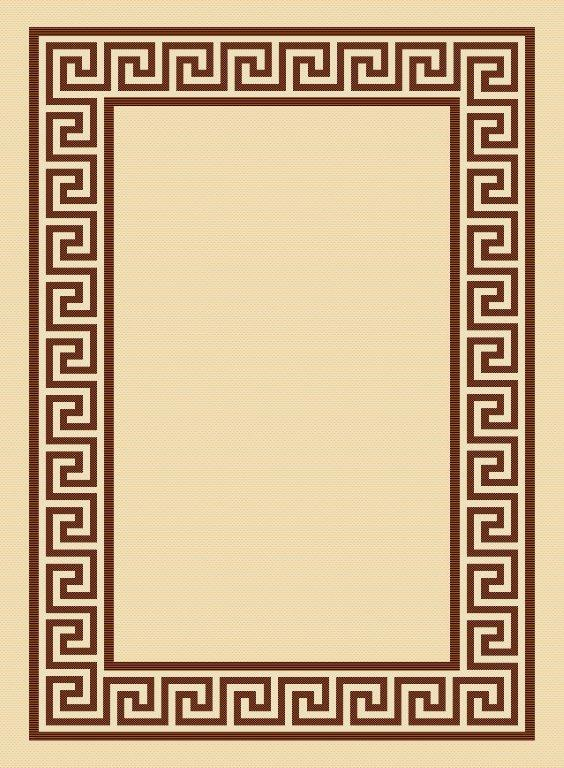
#> input picture img_test/11.jpg, 564 x 768 px
$ python test_quantization.py
#> lines starting #> are read from the running program, lines starting #| are printed output that depends on the picture; after the words box and inside, x2 and y2 are one past the last pixel; in counts of white or black regions, pixels touching at a corner belong together
import cv2
import numpy as np
from matplotlib import pyplot as plt

img = cv2.imread("img_test/11.jpg")
#> img is the input picture: shape (768, 564, 3); mean B, G, R 144.7, 180.6, 207.4
Z = img.reshape((-1, 3))

# calc clusters and decolorize image
# convert to np.float32
Z = np.float32(Z)
# define criteria, number of clusters(K) and apply kmeans()
criteria = (cv2.TERM_CRITERIA_EPS + cv2.TERM_CRITERIA_MAX_ITER, 10, 1.0)
K = 2
ret, label, center = cv2.kmeans(Z, K, None, criteria, 10, cv2.KMEANS_RANDOM_CENTERS)
#> ret = 324272269.5; center = [[32.37, 54.2, 101.4], [178.6, 218.9, 239.4]]
# Now convert back into uint8, and make original image
center = np.uint8(center)
#> center = [[32, 54, 101], [178, 218, 239]]
res = center[label.flatten()]
decolorised = res.reshape(img.shape)

# creating mask
edges = cv2.Canny(decolorised, 50, 150)
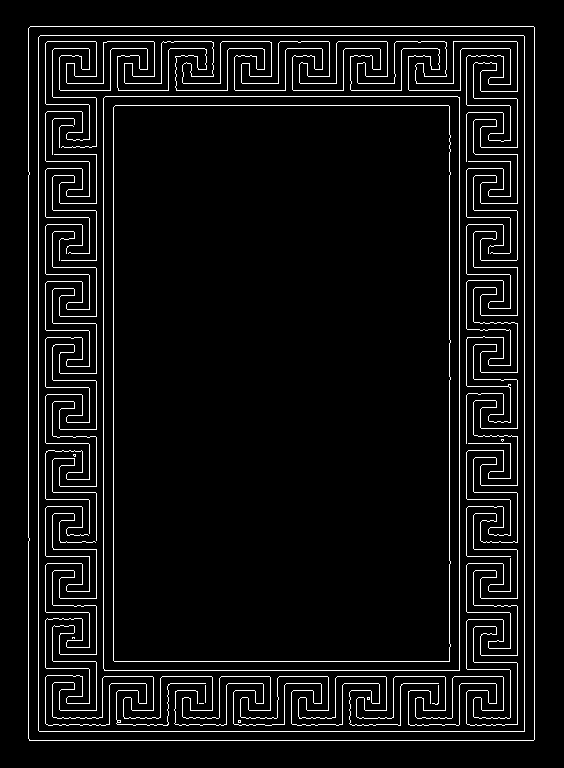
#> edges: shape (768, 564); 5.8% white in thin lines or dots, all inside (x1, y1, x2, y2) = (28, 26, 535, 741)
# applying closing function
kernel = cv2.getStructuringElement(cv2.MORPH_RECT, (30, 30))
mask = cv2.morphologyEx(edges, cv2.MORPH_CLOSE, kernel)
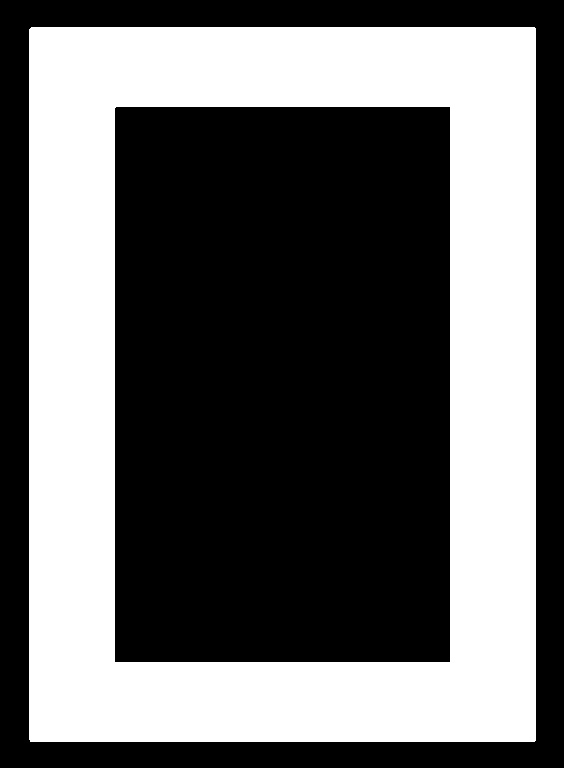
#> mask: shape (768, 564); 40.8% white; 1 white region, box (x1, y1, x2, y2) and area: (29, 27, 536, 742) 176574

# apply mask
masked = cv2.bitwise_or(img, img, mask=mask)
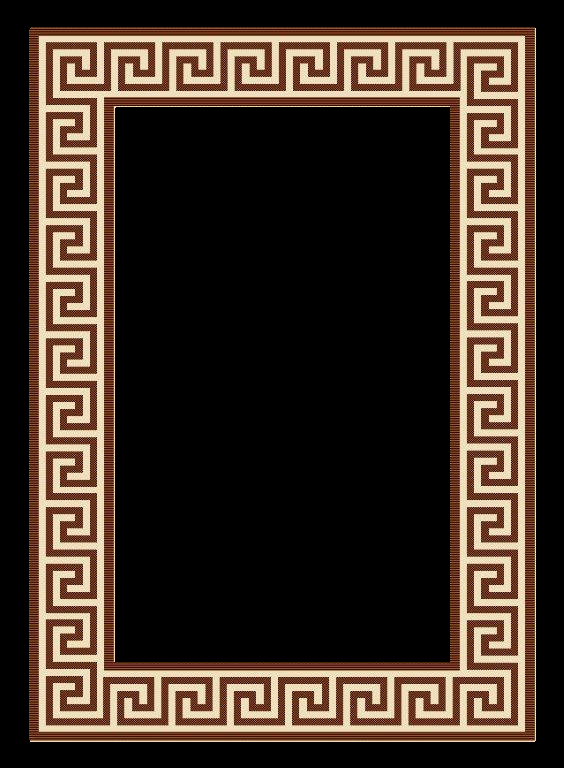
#> masked: shape (768, 564, 3); mean B, G, R 40.1, 50.9, 65.5

# plot
plt.subplot(231), plt.imshow(cv2.cvtColor(img, cv2.COLOR_BGR2RGB))
plt.title('Original Image'), plt.xticks([]), plt.yticks([])
plt.subplot(232), plt.imshow(cv2.cvtColor(decolorised, cv2.COLOR_BGR2RGB), cmap='gray')
plt.title('Decolorised'), plt.xticks([]), plt.yticks([])

plt.subplot(234), plt.imshow(edges, cmap='gray')
plt.title('Edge Image'), plt.xticks([]), plt.yticks([])
plt.subplot(235), plt.imshow(mask, cmap='gray')
plt.title('Mask'), plt.xticks([]), plt.yticks([])

plt.subplot(233), plt.imshow(cv2.cvtColor(masked, cv2.COLOR_BGR2RGB), cmap='gray')
plt.title('Masked'), plt.xticks([]), plt.yticks([])

plt.show()
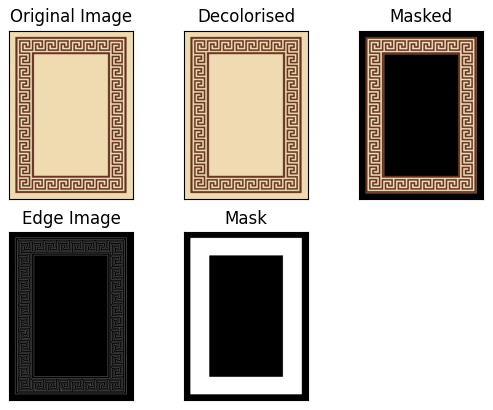
#> figure drawn by matplotlib, 5 panels

$ run again, with img_test/10.jpg copied over img_test/11.jpg
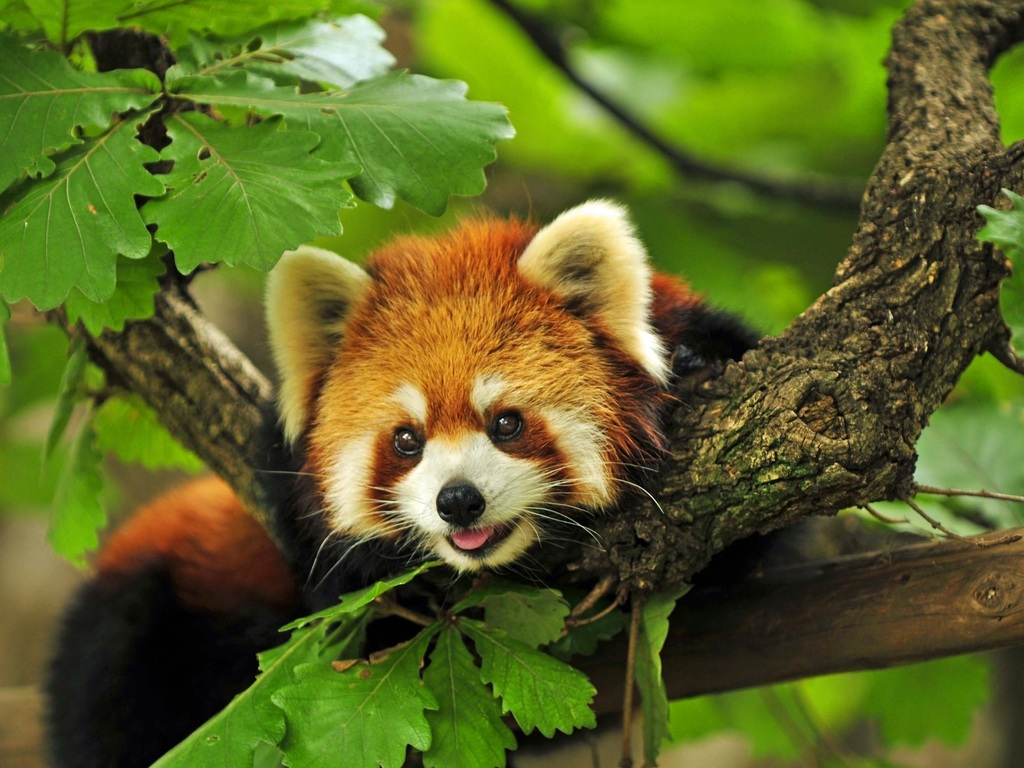
#> input picture img_test/10.jpg, 1024 x 768 px
#> img is the input picture: shape (768, 1024, 3); mean B, G, R 36.5, 101.4, 92.1
#> `ret, label, center = cv2.kmeans(Z, K, None, criteria, 10, cv2.KMEANS_R..`: ret = 2.83e+09; center = [[22.92, 55.75, 52.49], [49.47, 144.7, 129.7]]
#> `center = np.uint8(center)`: center = [[22, 55, 52], [49, 144, 129]]
#> `edges = cv2.Canny(decolorised, 50, 150)`:
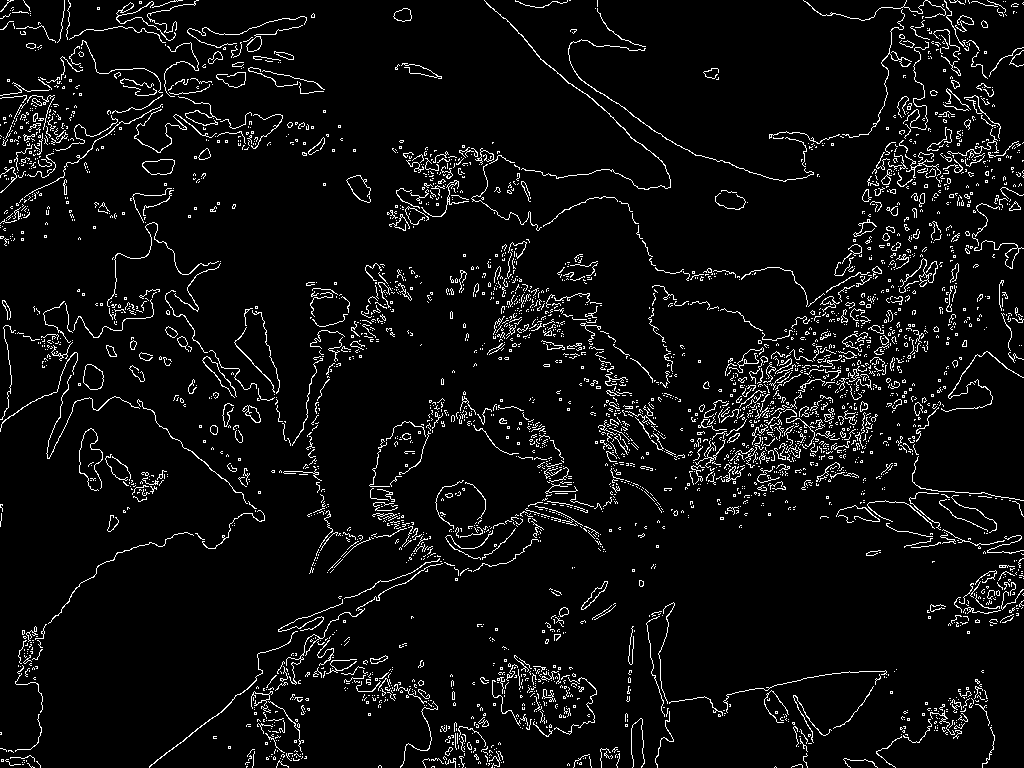
#> edges: shape (768, 1024); 5.5% white in thin lines or dots
#> mask: shape (768, 1024); 44.8% white; 11 white regions (3 under 20 px), largest, box (x1, y1, x2, y2) and area: (0, 0, 1024, 768) 344355, (844, 671, 996, 768) 4724, (0, 625, 48, 768) 2355
#> `masked = cv2.bitwise_or(img, img, mask=mask)`:
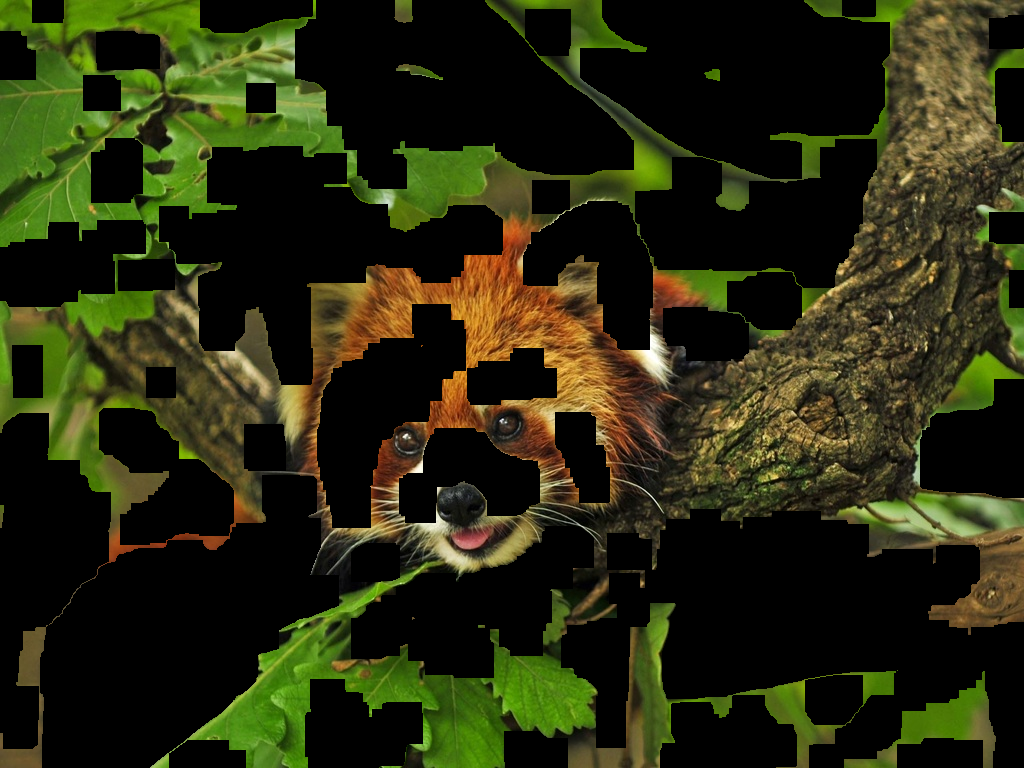
#> masked: shape (768, 1024, 3); mean B, G, R 15.5, 41.9, 39.6
